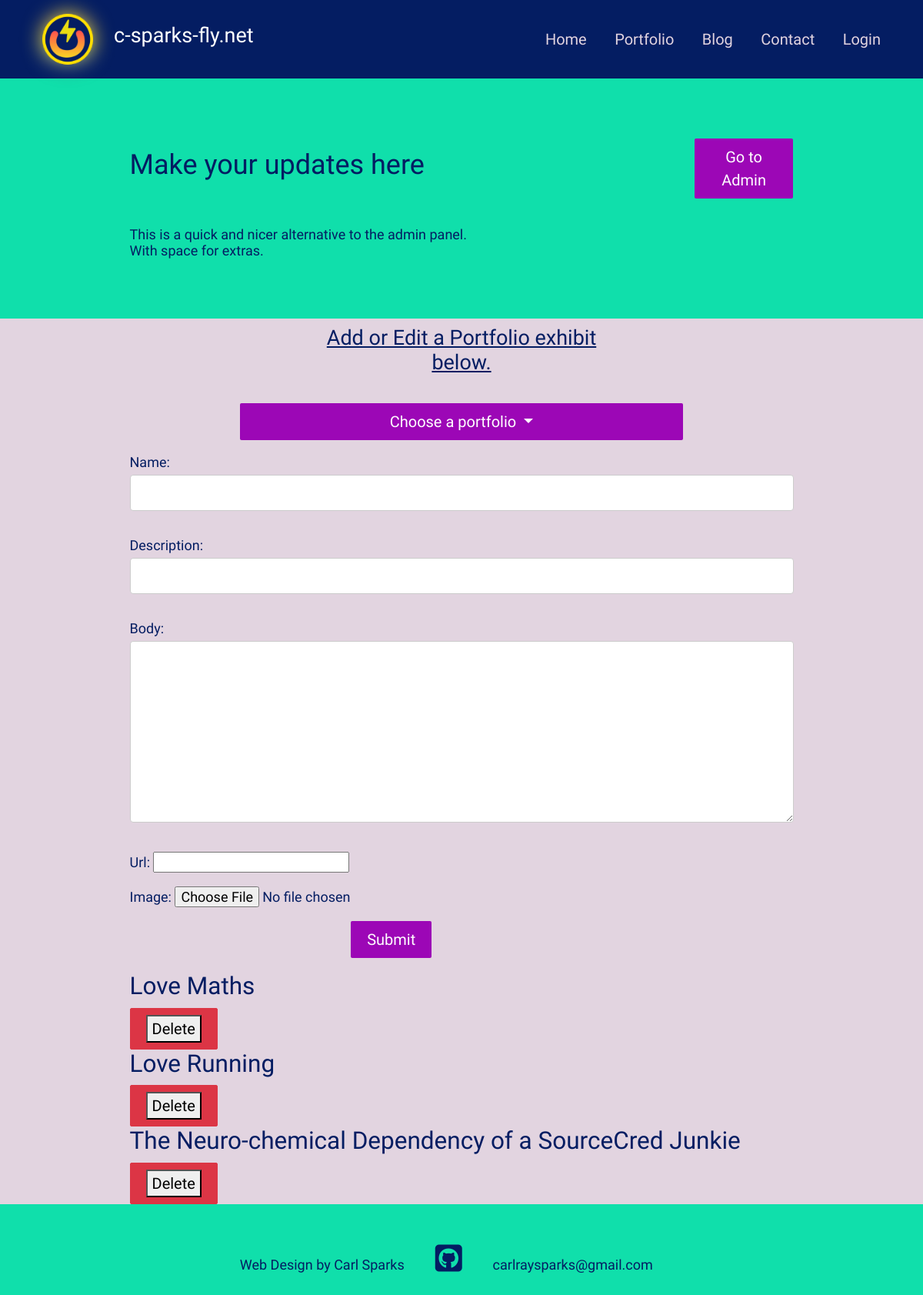
/dashboard/, run on the app's committed database.
### main/models.py (models this page shows, shortened)
class Portfolio(models.Model):
    class Meta:
         ordering = ["name"]
    created_on = models.DateTimeField(default=timezone.now)
    name = models.CharField(max_length=200, blank=True, null=True)
    description = models.CharField(max_length=500, blank=True, null=True)
    body = models.TextField(blank=True, null=True)
    image = models.ImageField(upload_to='dir_on_cloudinary', blank=True)
    url = models.URLField(blank=True, null=True)
    slug = models.SlugField(null=True, blank=True)
    is_active = models.BooleanField(default=True)

### main/views.py (the view)
# urls.py: path('dashboard/', dashboard_view, name='dashboard'),
def dashboard_view(request):
    if request.method == 'POST':
        operation = request.POST.get('operation')
        if operation == 'create':
            form = PortfolioForm(request.POST, request.FILES)
            if form.is_valid():
                form.save()
                messages.success(request, 'Portfolio item created successfully.')
                return redirect('main:dashboard')
        elif operation == 'update':
            portfolio_id = request.POST.get('portfolio_id')
            portfolio = get_object_or_404(Portfolio, pk=portfolio_id)
            form = PortfolioForm(request.POST, request.FILES, instance=portfolio)
            if form.is_valid():
                form.save()
                messages.success(request, 'Portfolio item updated successfully.')
                return redirect('main:dashboard')
    else:
        form = PortfolioForm()
    portfolios = Portfolio.objects.all()
    return render(request, 'main/dashboard.html', {'portfolios': portfolios, 'form': form})

### main/forms.py
class PortfolioForm(forms.ModelForm):
    class Meta:
        model = Portfolio
        fields = ['name', 'description', 'body', 'url', 'image']

### portfolio/context_processors.py (called while the page is built)
def project_context(request):
    context = {
        'me': User.objects.first(),
    }
    return context

### main/templates/main/dashboard.html (shortened to what this page needs)
{% extends 'main/base.html' %}
{% load static %}
{% block content %}
<section>
  <div class="innerPageBannerCol">
    <div class="container">
      <div class="row g-3 g-md-3  align-items-center">
        <div class="col-md-8">
          <div class="bannerContent">
            <h2>Make your updates here</h2>
          </div>
        </div>
        <div class="col-md-2 offset-2">
          <a href="{% url 'admin:index' %}" class="btn btnPrimary">Go to Admin</a>
        </div>
      </div>
      <div class="row pt-3">
        <p class="pt-3">This is a quick and nicer alternative to the admin panel. <br> With space for extras.</p>
      </div>
    </div>
  </div>
</section>
<section>
  <div class="lightBg">
    <div class="container-xl">
      <div class="row">
        <h4 class="col-6 offset-3 pt-2 pb-2 text-center text-decoration-underline" id="add-new-entry">Add or Edit a Portfolio exhibit below.</h4>
        <div class="dropdown">
          <button class="col-8 offset-2 mt-3 mb-3 btn btnPrimary dropdown-toggle" type="button" data-bs-toggle="dropdown" aria-expanded="false">
            Choose a portfolio
          </button>
        </div>
      </div>
      <div class="col">
        <form id="UpdatePortfoliosForm" method="POST" action="{% url 'main:dashboard' %}" enctype="multipart/form-data">
          {{ form.as_p }}
          <div class="col-4 offset-4">
              <input class="btn btnPrimary mb-3" type="submit" value="Submit">
          </div>
      </form>
  <div class="row">
      {% for portfolio in portfolios %}
    <div col-1>
        <h3>{{ portfolio.name }}</h3>
        <form class="btn btn-danger" method="post" action="{% url 'main:portfolio_delete' portfolio.id %}">
            <button type="submit">Delete</button>
        </form>
    </div>
  </div>
{% endfor %}
      </div>
</section>
{% endblock %}

### static/css/style.css (style rules this page uses)
:root { --primaryColor: #9C07B6; --primaryDarkColor: #3D0048; --primaryHoverColor: #900AA8; --secondaryColor: #10dfab; --baseColor: #041d62; --baseFont: 'Heebo', sans-serif; --titleFont: 'Courier Prime', monospace; --regular: 400; --medium: 500; --bold: 700; --black: 900; --lightBg: #e2d4e0; --weather-1: #89eade; --weather-2: #4ae1d0; --weather-3: #0da392; --weather-4: #0a7467; --weather-5: #0fc280; --solar-1: #f1f69a; --solar-2: #f8e624; --solar-3: #fac85c; font-size:18px; }
html { scroll-behavior: smooth; }
body { font-family: var(--baseFont); color: var(--baseColor); line-height: normal; background-color: var(--secondaryColor); }
a { color: inherit; }
a, .btn { -webkit-transition: all 300ms ease-in-out 0s; -o-transition: all 300ms ease-in-out 0s; transition: all 300ms ease-in-out 0s; text-decoration: none; }
.lightBg { background-color: var(--lightBg); }
.btn { font-size: 20px; font-weight: var(--medium); padding: 8px 20px; border-radius: 2px; }
.btnPrimary { background-color: var(--primaryColor); color: var(--bs-white); }
.innerPageBannerCol { padding: 180px 0 60px; }
@media (min-width:992px) { .container, .container-lg, .container-md, .container-sm, .container-xl, .container-xxl { max-width: 890px; } }
#add-new-entry { text-align: center ; }
input[type=text], input[type=email], select, textarea { width: 100%; padding: 12px; border: 1px solid #ccc; border-radius: 4px; box-sizing: border-box; margin-top: 6px; margin-bottom: 16px; resize: vertical }

### data on the page
Portfolio: name "Love Maths"
Portfolio: name "Love Running"
Portfolio: name "The Neuro-chemical Dependency of a SourceCred Junkie"
